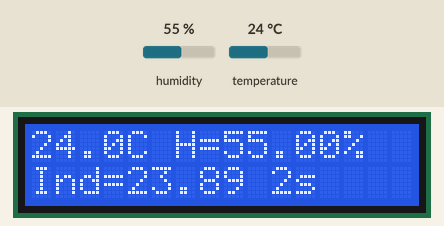
This sketch was run on a simulated Arduino Uno, built with avr-gcc and run on an emulated ATmega328P. On the bench: 16×2 character LCD. Inputs (shaded band) come from the test bench; at power-on: humidity 55 %, temperature 24 °C. What the sketch prints to the serial monitor is not drawn.

Above: at 2.6 s.
2.7 s: humidity set to 22 %
At 4.4 s:
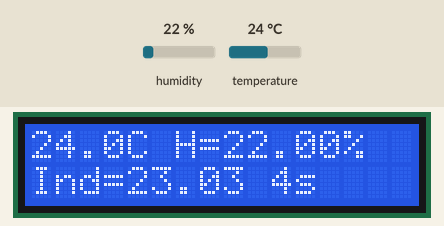
7.5 s: temperature set to 12 °C
At 9.4 s:
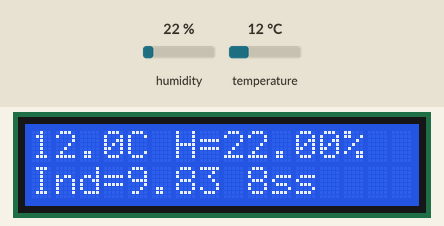
11.6 s: humidity set to 40 %
At 13.3 s:
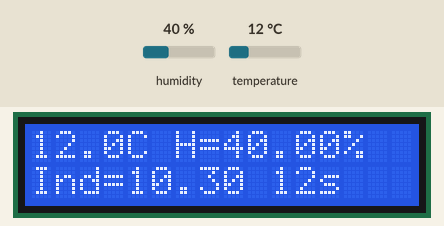
15.6 s: temperature set to 19 °C
At 17.3 s:
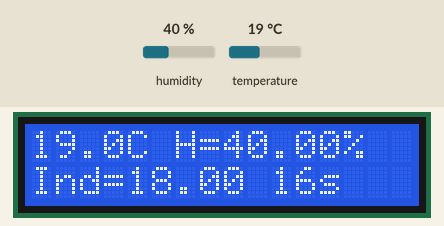
Timing chart, 0 to 18.8 s (numbered marks = the images above; inputs shaded):
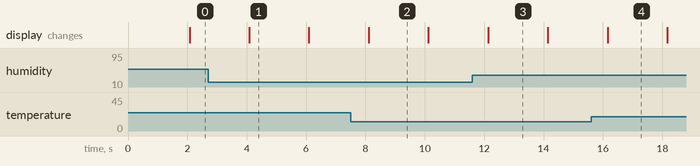

The sketch:

DHT22_avecLCDiduino.ino
```cpp
// Example testing sketch for various DHT humidity/temperature sensors
// Written by ladyada, public domain

// REQUIRES the following Arduino libraries:
// - DHT Sensor Library: https://github.com/adafruit/DHT-sensor-library
// - Adafruit Unified Sensor Lib: https://github.com/adafruit/Adafruit_Sensor

#include "DHT.h"
#include <LiquidCrystal.h>

const int rs = 8, en = 9, d4 = 4, d5 = 5, d6 = 6, d7 = 7;
LiquidCrystal lcd(rs, en, d4, d5, d6, d7);

#define DHTPIN 2     // Digital pin connected to the DHT sensor
// Feather HUZZAH ESP8266 note: use pins 3, 4, 5, 12, 13 or 14 --
// Pin 15 can work but DHT must be disconnected during program upload.

// Uncomment whatever type you're using!
//#define DHTTYPE DHT11   // DHT 11
#define DHTTYPE DHT22   // DHT 22  (AM2302), AM2321
//#define DHTTYPE DHT21   // DHT 21 (AM2301)

// Connect pin 1 (on the left) of the sensor to +5V
// NOTE: If using a board with 3.3V logic like an Arduino Due connect pin 1
// to 3.3V instead of 5V!
// Connect pin 2 of the sensor to whatever your DHTPIN is
// Connect pin 4 (on the right) of the sensor to GROUND
// Connect a 10K resistor from pin 2 (data) to pin 1 (power) of the sensor

// Initialize DHT sensor.
// Note that older versions of this library took an optional third parameter to
// tweak the timings for faster processors.  This parameter is no longer needed
// as the current DHT reading algorithm adjusts itself to work on faster procs.
DHT dht(DHTPIN, DHTTYPE);

void setup() {
  Serial.begin(9600);
  Serial.println(F("DHT22"));

  lcd.begin(16, 2);
  dht.begin();
}

void loop() {
  // Wait a few seconds between measurements.
  delay(2000);

  // Reading temperature or humidity takes about 250 milliseconds!
  // Sensor readings may also be up to 2 seconds 'old' (its a very slow sensor)
  float h = dht.readHumidity();
  // Read temperature as Celsius (the default)
  float t = dht.readTemperature();

  // Check if any reads failed and exit early (to try again).
  if (isnan(h) || isnan(t)) {
    Serial.println(F("Echec de lecture provenant du capteur DHT!"));
    return;
  }

  // Compute heat index in Celsius (isFahreheit = false)
  float hic = dht.computeHeatIndex(t, h, false);

  lcd.setCursor(0, 0);
  //lcd.print("T=");
  lcd.print(t, 1);
  lcd.print("C");
  //lcd.setCursor(0, 1);
  lcd.print(" H=");
  lcd.print(h);
  lcd.print("%");
  lcd.setCursor(0,1);
  lcd.print("Ind=");
  lcd.print(hic);
  lcd.print(" ");
  lcd.print(millis()/1000);
  lcd.print("s");

  Serial.print(h);
  Serial.print(F(" "));
  Serial.print(t);
  Serial.print(F(" "));
  Serial.print(hic);
  Serial.print(F(" "));
  Serial.println(millis());
}
```

Measured:
- after the input at 7.5 s, the display: changes after 0.61 s (image 2)
- what the display in image 1 shows lasts 2.0 s, from 4.1 s to 6.1 s
